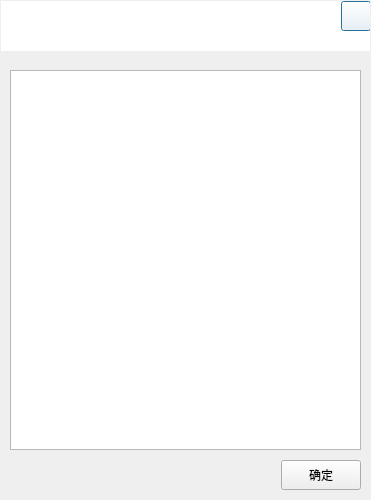
<?xml version="1.0" encoding="UTF-8"?>
<ui version="4.0">
 <class>FileViewerDialog</class>
 <widget class="QDialog" name="FileViewerDialog">
  <property name="geometry">
   <rect>
    <x>0</x>
    <y>0</y>
    <width>371</width>
    <height>500</height>
   </rect>
  </property>
  <property name="windowTitle">
   <string>Dialog</string>
  </property>
  <widget class="QWidget" name="widget" native="true">
   <property name="geometry">
    <rect>
     <x>1</x>
     <y>1</y>
     <width>369</width>
     <height>50</height>
    </rect>
   </property>
   <property name="styleSheet">
    <string notr="true">background-color: rgb(255, 255,  255);</string>
   </property>
   <widget class="QLabel" name="title_label">
    <property name="geometry">
     <rect>
      <x>10</x>
      <y>10</y>
      <width>120</width>
      <height>30</height>
     </rect>
    </property>
    <property name="text">
     <string/>
    </property>
   </widget>
   <widget class="QPushButton" name="close_push_button">
    <property name="geometry">
     <rect>
      <x>340</x>
      <y>0</y>
      <width>30</width>
      <height>30</height>
     </rect>
    </property>
    <property name="text">
     <string/>
    </property>
   </widget>
  </widget>
  <widget class="CustomizeQTextEdit" name="textEdit">
   <property name="geometry">
    <rect>
     <x>10</x>
     <y>70</y>
     <width>351</width>
     <height>380</height>
    </rect>
   </property>
  </widget>
  <widget class="QPushButton" name="ok_push_button">
   <property name="geometry">
    <rect>
     <x>281</x>
     <y>460</y>
     <width>80</width>
     <height>30</height>
    </rect>
   </property>
   <property name="text">
    <string>确定</string>
   </property>
  </widget>
 </widget>
 <customwidgets>
  <customwidget>
   <class>CustomizeQTextEdit</class>
   <extends>QTextEdit</extends>
   <header location="global">customize_ui/customizeqtextedit.h</header>
  </customwidget>
 </customwidgets>
 <resources/>
 <connections/>
</ui>
